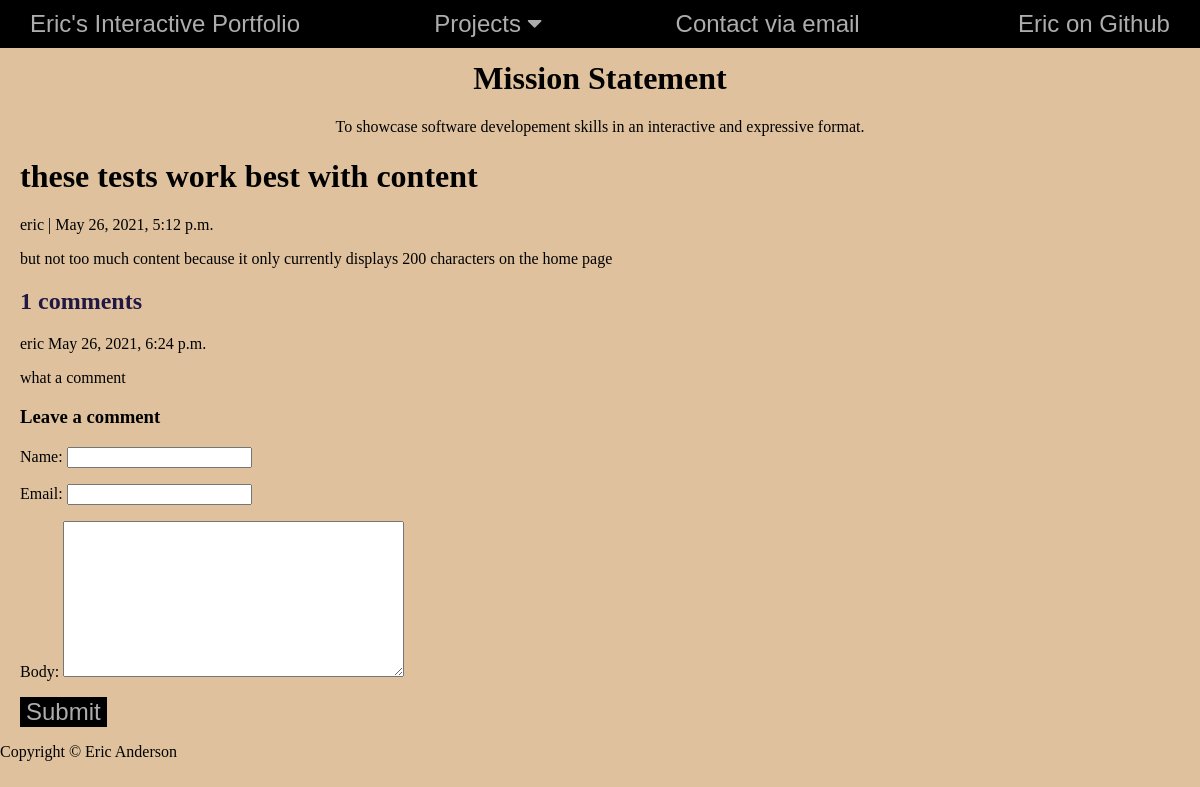
Before: /blogs/these-tests-work-best-with-content/ with the older database file.
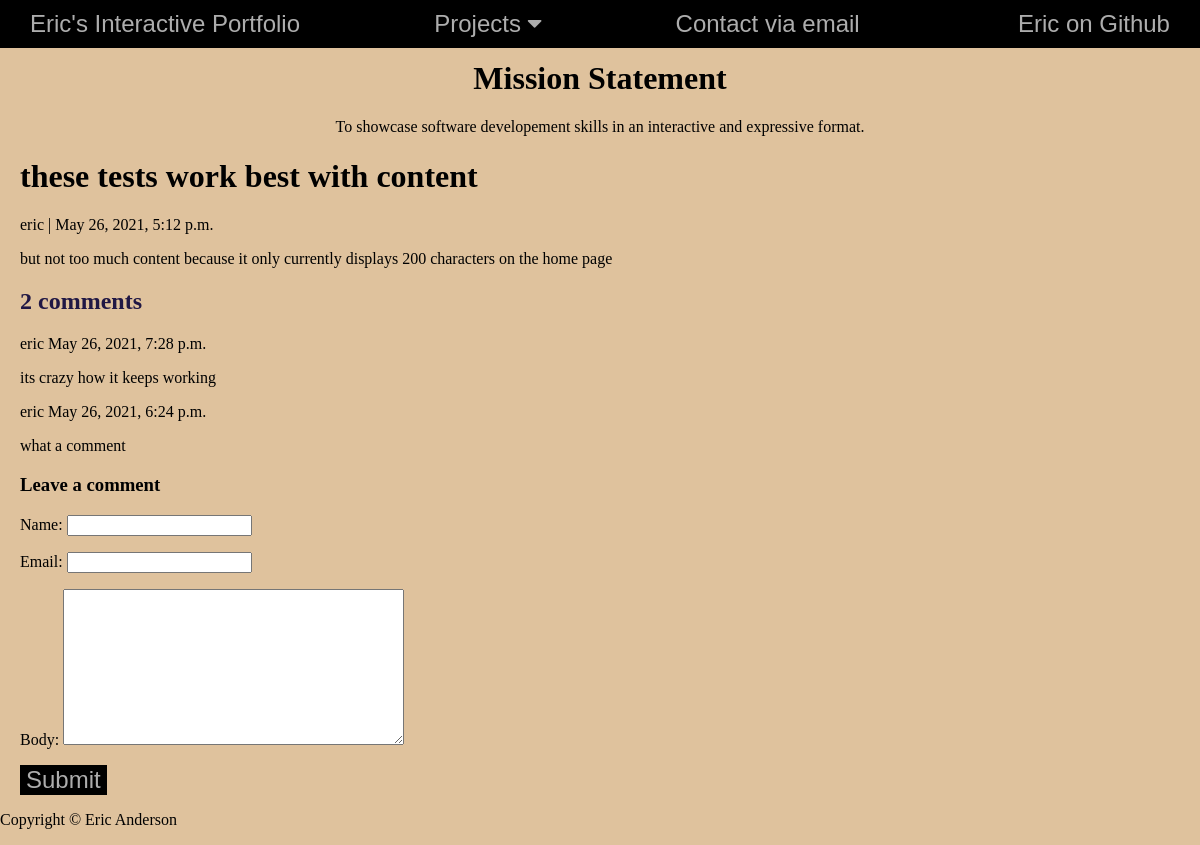
After: the same page with the newer database file.
### blog/models.py (models this page shows, shortened)
class Comment(models.Model):
    post = models.ForeignKey(Post, on_delete=models.CASCADE, related_name='comments')
    name = models.CharField(max_length=80)
    email = models.EmailField()
    body = models.TextField()
    created_on = models.DateTimeField(auto_now_add=True)
    active = models.BooleanField(default=False)
    class Meta:
        ordering = ["created_on"]

### blog/views.py (the view)
# urls.py: path('<slug:slug>/', views.post_detail, name='post_detail'),
def post_detail(request, slug):
    template_name = 'post_detail.html'
    post = get_object_or_404(Post, slug=slug)
    comments = post.comments.filter(active=True).order_by("-created_on")
    new_comment = None
    if request.method == 'POST':
        comment_form = CommentForm(data=request.POST)
        if comment_form.is_valid():
            new_comment = comment_form.save(commit=False)
        new_comment.post = post
        new_comment.save()
    else:
        comment_form = CommentForm()
    return render(request, template_name, {'post': post,
                                            'comments': comments,
                                            'new_comment': new_comment,
                                            'comment_form': comment_form})

### blog/forms.py
class CommentForm(forms.ModelForm):
    class Meta:
        model = Comment
        fields = ('name', 'email', 'body')

### templates/post_detail.html (shortened to what this page needs)
{% extends 'base.html' %} {% block content %}
<div class="comments">
  <h1>{% block title %} {{ post.title }} {% endblock title %}</h1>
  <p>{{ post.author }} | {{ post.created_on }}</p>
  <p>{{ post.content | safe }}</p>
  <div class="comment_block">
      <h2>{{ comments.count }} comments</h2>
      {% for comment in comments %}
      <div class="comments">
        <p>
          {{ comment.name }}
          <span>
            {{ comment.created_on }}
          </span>
        </p>
        {{ comment.body | linebreaks }}
      </div>
      {% endfor %}
  </div>
    <div class="card-body">
      {% if new_comment %}
      <div class="alert alert-success" role="alert">
        Your comment is awaiting moderation
      </div>
      {% else %}
      <h3>Leave a comment</h3>
      <form method="post">
        {{ comment_form.as_p }}
        <button type="submit" class="btn btn-primary  btn-lg">Submit</button>
      </form>
      {% endif %}
    </div>
</div>
{% endblock content %}

Changed rows visible on the page:
added Comment: name "eric", created_on "May 26, 2021, 7:28 p.m.", body "its crazy how it keeps working"
Other visible differences:
{{ comments.count }}: "1" → "2"
